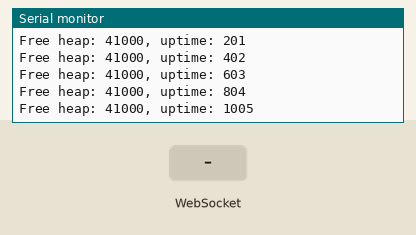
The sketch below on a simulated ESP32. Shown: the last lines printed to the serial monitor. Inputs (shaded band) come from the test bench. Random numbers use the default seed unless the sketch sets one.

Above: at 1.2 s.
1.3 s: WebSocket text "1" received
At 1.31 s:
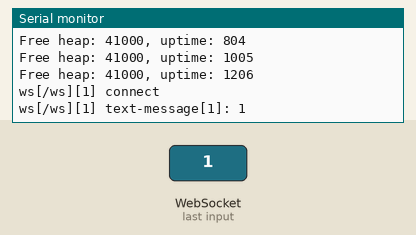
2.8 s: WebSocket text "0" received
4.3 s: WebSocket text "2" received
At 4.42 s:
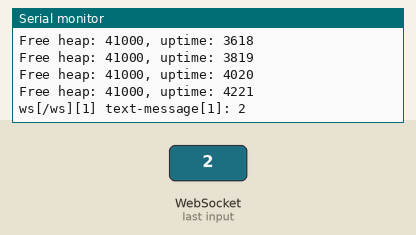
Timing chart, 0 to 7.3 s (numbered marks = the images above; inputs shaded):
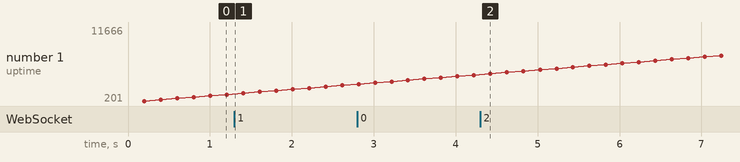

The sketch:

WebSocketTest1.ino
```cpp
#include <WiFi.h>
#include <ESPmDNS.h>
#include <ArduinoOTA.h>
#include <FS.h>
#include <Hash.h>
#include <AsyncTCP.h>
#include <ESPAsyncWebServer.h>
#include <ArduinoJson.h>

// SKETCH BEGIN
AsyncWebServer server(80);
AsyncWebSocket ws("/ws");

void onWsEvent(AsyncWebSocket * server, AsyncWebSocketClient * client, AwsEventType type, void * arg, uint8_t *data, size_t len) {
   if (type == WS_EVT_CONNECT) {
      Serial.printf("ws[%s][%u] connect\n", server->url(), client->id());
      client->printf("Hello Client %u :)", client->id());
      client->ping();
   }
   else if (type == WS_EVT_DISCONNECT) {
      Serial.printf("ws[%s][%u] disconnect: %u\n", server->url(), client->id());
   }
   else if (type == WS_EVT_ERROR) {
      Serial.printf("ws[%s][%u] error(%u): %s\n", server->url(), client->id(), *((uint16_t*)arg), (char*)data);
   }
   else if (type == WS_EVT_PONG) {
      Serial.printf("ws[%s][%u] pong[%u]: %s\n", server->url(), client->id(), len, (len) ? (char*)data : "");
   }
   else if (type == WS_EVT_DATA) {
      AwsFrameInfo * info = (AwsFrameInfo*)arg;
      String msg = "";
      if (info->final && info->index == 0 && info->len == len) {
         //the whole message is in a single frame and we got all of it's data
         Serial.printf("ws[%s][%u] %s-message[%llu]: ", server->url(), client->id(), (info->opcode == WS_TEXT) ? "text" : "binary", info->len);

         if (info->opcode == WS_TEXT) {
            for (size_t i = 0; i < info->len; i++) {
               msg += (char)data[i];
            }
         }
         else {
            char buff[3];
            for (size_t i = 0; i < info->len; i++) {
               sprintf(buff, "%02x ", (uint8_t)data[i]);
               msg += buff;
            }
         }
         Serial.printf("%s\n", msg.c_str());

         if (info->opcode == WS_TEXT)
            client->text("I got your text message");
         else
            client->binary("I got your binary message");
      }
      else {
         //message is comprised of multiple frames or the frame is split into multiple packets
         if (info->index == 0) {
            if (info->num == 0)
               Serial.printf("ws[%s][%u] %s-message start\n", server->url(), client->id(), (info->message_opcode == WS_TEXT) ? "text" : "binary");
            Serial.printf("ws[%s][%u] frame[%u] start[%llu]\n", server->url(), client->id(), info->num, info->len);
         }

         Serial.printf("ws[%s][%u] frame[%u] %s[%llu - %llu]: ", server->url(), client->id(), info->num, (info->message_opcode == WS_TEXT) ? "text" : "binary", info->index, info->index + len);

         if (info->opcode == WS_TEXT) {
            for (size_t i = 0; i < info->len; i++) {
               msg += (char)data[i];
            }
         }
         else {
            char buff[3];
            for (size_t i = 0; i < info->len; i++) {
               sprintf(buff, "%02x ", (uint8_t)data[i]);
               msg += buff;
            }
         }
         Serial.printf("%s\n", msg.c_str());

         if ((info->index + len) == info->len) {
            Serial.printf("ws[%s][%u] frame[%u] end[%llu]\n", server->url(), client->id(), info->num, info->len);
            if (info->final) {
               Serial.printf("ws[%s][%u] %s-message end\n", server->url(), client->id(), (info->message_opcode == WS_TEXT) ? "text" : "binary");
               if (info->message_opcode == WS_TEXT)
                  client->text("I got your text message");
               else
                  client->binary("I got your binary message");
            }
         }
      }
   }
}

unsigned long lLastSerialOutput = 0;

//WiFiMulti wm;
IPAddress IPGateway(192, 168, 20, 1);
IPAddress IPNetwork(192, 168, 20, 0);
IPAddress IPSubnet(255, 255, 255, 0);

void setup() {
   Serial.begin(115200);
   Serial.setDebugOutput(true);

   //Setup AP
   WiFi.config(IPGateway, IPGateway, IPSubnet);
   if (!WiFi.softAPConfig(IPGateway, IPGateway, IPSubnet)) {
      Serial.printf("[WiFi]: AP Config failed!\r\n");
   }

   WiFi.mode(WIFI_MODE_AP);
   String strAPName = "TestAP";
   String strAPPass = "TestAPPass";
   if (!WiFi.softAP(strAPName.c_str(), strAPPass.c_str()))
   {
      Serial.printf("Error initializing softAP!\r\n");
   }
   else
   {
      Serial.printf("Wifi started successfully, AP name: %s!\r\n", strAPName.c_str());
   }
   WiFi.onEvent(WiFiEvent);

   Serial.printf("Listening on %s\r\n", WiFi.localIP().toString().c_str());

   MDNS.addService("http", "tcp", 80);
   MDNS.begin("WebSocketTest");

   ws.onEvent(onWsEvent);
   server.addHandler(&ws);
   server.begin();
}

void loop() {
   if ((millis() - lLastSerialOutput) > 200)
   {
      Serial.printf("Free heap: %d, uptime: %lu\r\n", system_get_free_heap_size(), millis());

      //Using this string does NOT cause a crash!
      //String JsonString = "{\"RaceData\":{\"id\":99,\"startTime\":66165,\"endTime\":89165,\"elapsedTime\":67165,\"totalCrossingTime\":1234,\"raceState\":1,\"dogData\":[{\"dogNumber\":0,\"timing\":[{\"time\":5332,\"crossingTime\":1498},{\"time\":3787,\"crossingTime\":150},{\"time\":4114,\"crossingTime\":2763},{\"time\":6718,\"crossingTime\":3242}],\"fault\":false,\"running\":false},{\"dogNumber\":1,\"timing\":[{\"time\":5612,\"crossingTime\":3253},{\"time\":4663,\"crossingTime\":1045},{\"time\":3843,\"crossingTime\":3365},{\"time\":6058,\"crossingTime\":2640}],\"fault\":false,\"running\":false},{\"dogNumber\":2,\"timing\":[{\"time\":4367,\"crossingTime\":762},{\"time\":3426,\"crossingTime\":3186},{\"time\":5947,\"crossingTime\":1625},{\"time\":5692,\"crossingTime\":3794}],\"fault\":false,\"running\":false},{\"dogNumber\":3,\"timing\":[{\"time\":4919,\"crossingTime\":4253},{\"time\":4331,\"crossingTime\":520},{\"time\":4811,\"crossingTime\":2550},{\"time\":3385,\"crossingTime\":3515}],\"fault\":false,\"running\":false}]}}";

      //But using the function below (which uses ArduinoJSON) does cause the crash
      String JsonString;
      GetRaceDataJsonString(JsonString);

      ws.textAll(JsonString);
      lLastSerialOutput = millis();
   }
}


void WiFiEvent(WiFiEvent_t event) {
   switch (event) {
   case SYSTEM_EVENT_AP_START:
      Serial.printf("AP Started");
      if (!WiFi.softAPConfig(IPGateway, IPGateway, IPSubnet)) {
         Serial.printf("[WiFi]: AP Config failed!");
      }
      break;
   case SYSTEM_EVENT_AP_STOP:
      Serial.printf("AP Stopped");
      break;

   default:
      break;
   }
}

boolean GetRaceDataJsonString(String &strJsonString)
{
   const size_t bufferSize = 5 * JSON_ARRAY_SIZE(4) + JSON_OBJECT_SIZE(1) + 16 * JSON_OBJECT_SIZE(2) + 4 * JSON_OBJECT_SIZE(4) + JSON_OBJECT_SIZE(7);
   DynamicJsonBuffer JsonBuffer(bufferSize);
   JsonObject& JsonRoot = JsonBuffer.createObject();

   JsonObject& JsonRaceData = JsonRoot.createNestedObject("RaceData");
   JsonRaceData["id"] = 99;
   JsonRaceData["startTime"] = (micros() - 24000000) / 1000;
   JsonRaceData["endTime"] = (micros() - 1000000) / 1000;
   JsonRaceData["elapsedTime"] = (micros() - 23000000) / 1000;
   JsonRaceData["totalCrossingTime"] = 1234;
   JsonRaceData["raceState"] = 1;
   JsonArray& JsonDogDataArray = JsonRaceData.createNestedArray("dogData");
   for (uint8_t i = 0; i < 4; i++)
   {
      JsonObject& JsonDogData = JsonDogDataArray.createNestedObject();
      JsonDogData["dogNumber"] = i;
      JsonArray& JsonDogDataTimingArray = JsonDogData.createNestedArray("timing");
      for (uint8_t i2 = 0; i2 < 4; i2++)
      {
         JsonObject& DogTiming = JsonDogDataTimingArray.createNestedObject();
         DogTiming["time"] = random(3000, 7000);
         DogTiming["crossingTime"] = random(0, 5000);
      }
      JsonDogData["fault"] = random(0, 1);
      JsonDogData["running"] = false;
   }

   JsonRoot.printTo(strJsonString);

   return true;
}
```

Measured:
- after the input at 1.3 s, the serial monitor: prints a new line at once (image 1)
- after the input at 4.3 s, the serial monitor: prints a new line at once (image 2)
